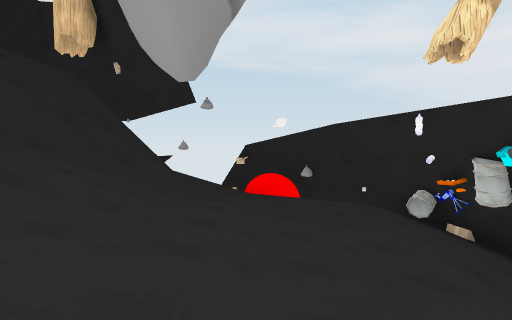
[1] (above)

17 first-person views from a walk through a 3-D level made in the Unity game engine. The camera is 1.5 m above the floor, tilts 2° down and sees 75° across. The floor is counted in squares, 2 m on a side. Each view is taken from the middle of a square. On the plan, view 1 faces up. The plan holds only what a view shows up to about 11 squares ahead; the rest is blank. The place goes on beyond the plan. Some animated figures are left out. Some surface patterns are stand-ins.

[2]
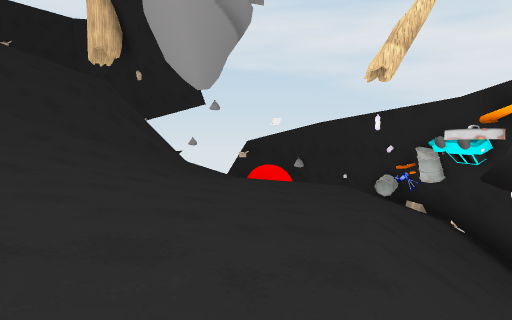

[3]
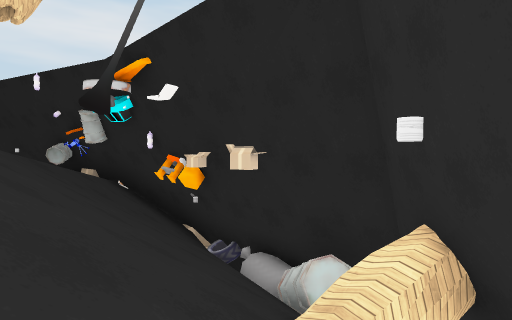

[4]
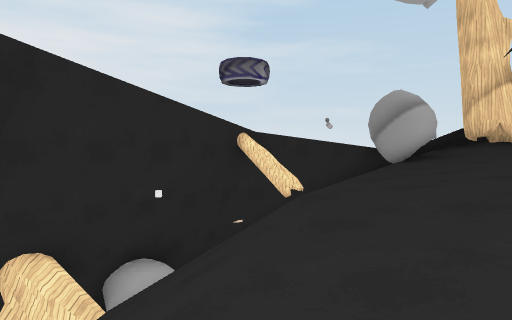

[5]
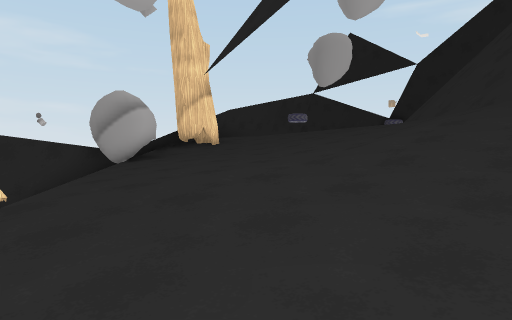

[6]
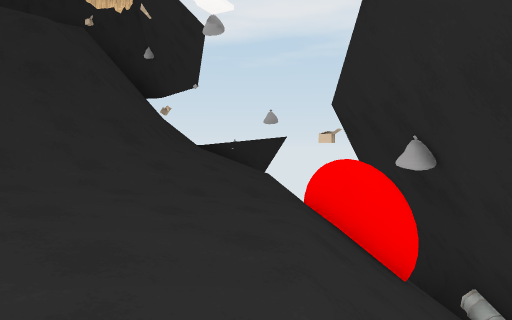

[7]
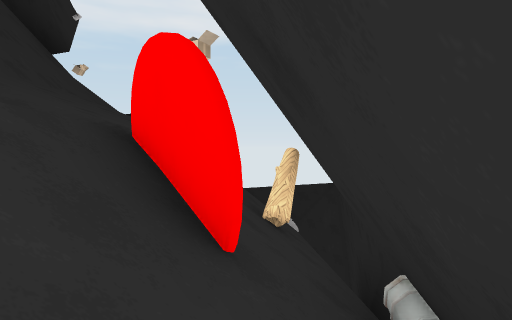

[8]
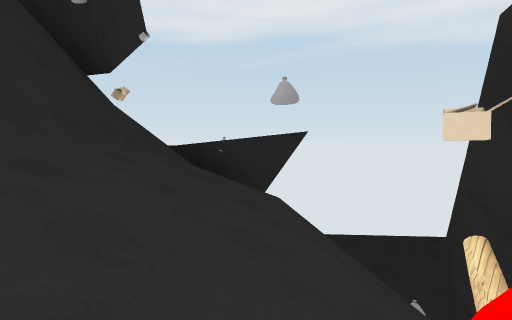

[9]
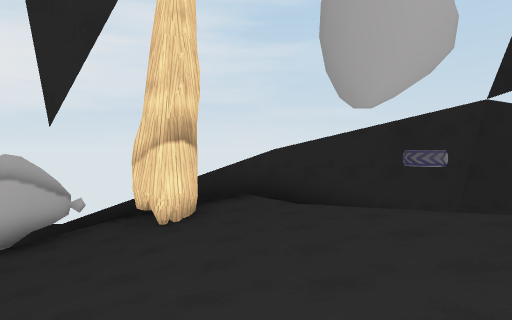

[10]
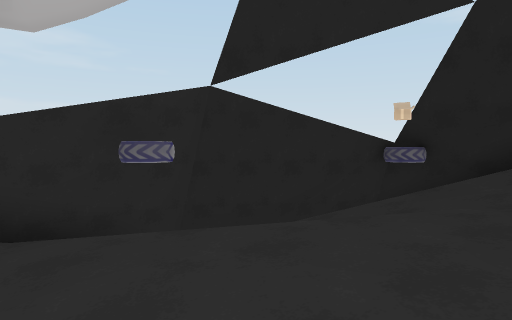

[11]
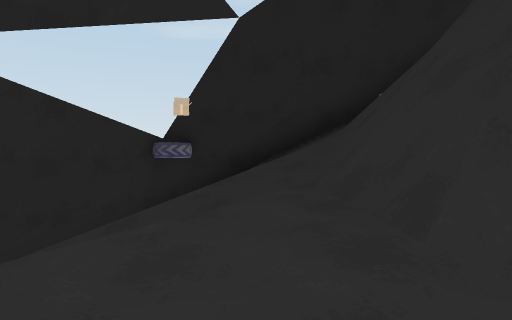

[12]
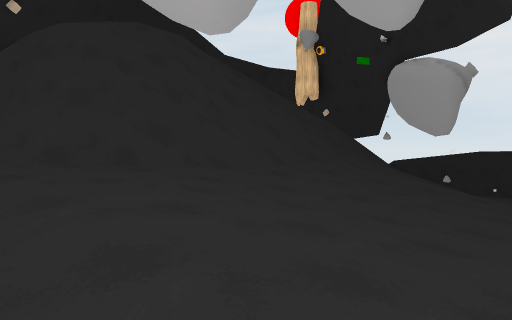

[13]
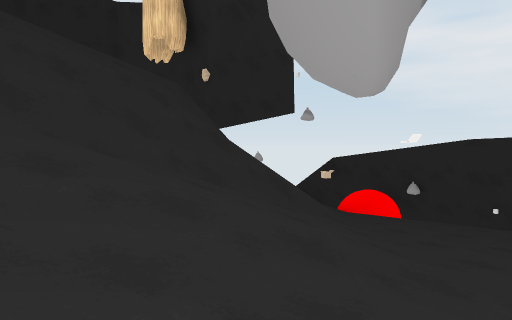

[14]
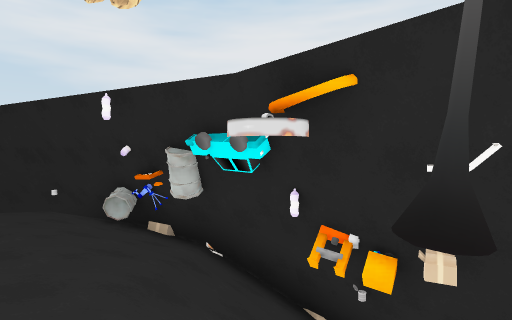

[15]
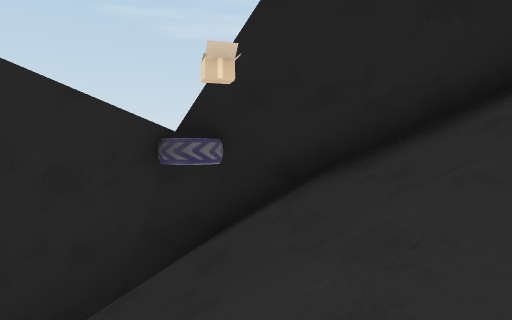

[16]
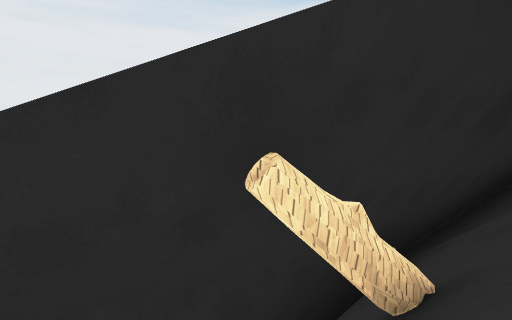

[17]
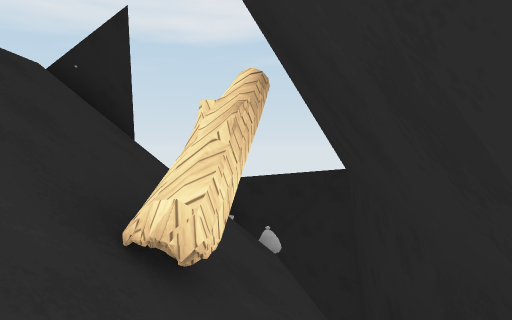

### Floor plan
Key: @ floor where view 1 was taken; # wall or solid block; . main floor; : floor 0.75 m higher than the main floor; - floor 0.75 m lower than the main floor; + floor 1.5 m higher than the main floor; _ floor 1.5 m lower than the main floor; * floor 2.5 m higher than the main floor; < floor 3.25 m lower than the main floor; ( floor 4 m lower than the main floor; ! floor 4.75 m lower than the main floor; % floor 4.75 m higher than the main floor; / step, stairs or slope; = window, fence, low wall or low ledge; ^ raised ledge; v drop or lower ground; O other object.
Columns run from 17 left of view 1 to 6 right of it. Each row starts with its distance up from view 1.
 19            vv=#v
 18             ####v
 17                ##v
 16          =##    ##v
 15         ##### ///##v
 14         ##   ///O/##v
 13         ## ///////!Ov
 12         ##^##//////!#
 11            ###///OO/#v
 10            ####//_//<#
  9              #///-_//#
  8            //#//----/O
  7           //////.---_Ov
  6           //////..--_O#
  5         ////////..--_/#v
  4   #/    ////////..--//(#
  3   #/  ////////:...-////#
  2   #   /////*++:....////#
  1   # /##///////:....///O#
  0  #% /##///*++::..@////O#
 -1  #////##/*+++::...///!#v
 -2  #////***++++::..////#^
 -3 v#/////**+++:::./-/ O#
 -4  #//////*+++::..   /#O
 -5  ##/    /++++:O#  ##v
 -6  vv##    +++#^###=
 -7    v###//+##=
 -8      ###==v

Where each view was taken, in squares from view 1:
view 1: 0 up, 0 right, facing up
view 2: 2 down, 0 right, facing up
view 3: 3 down, 1 right, facing up-right
view 4: 3 up, 1 right, facing down
view 5: 3 up, 1 right, facing down-left
view 6: 7 up, 3 right, facing up-left
view 7: 10 up, 3 right, facing up-left
view 8: 10 up, 0 right, facing up-left
view 9: 1 up, 7 left, facing down
view 10: 1 down, 8 left, facing down-left
view 11: 2 down, 8 left, facing left
view 12: 6 down, 8 left, facing up
view 13: 1 up, 3 left, facing up
view 14: 1 up, 1 right, facing up-right
view 15: 3 down, 11 left, facing left
view 16: 15 up, 3 left, facing right
view 17: 13 up, 1 right, facing up-left
